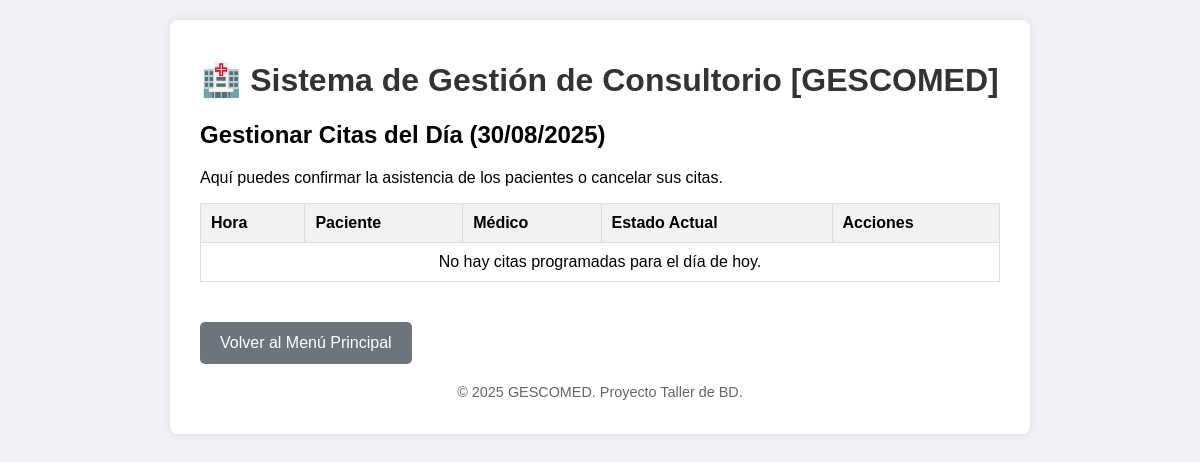
/app_php/gestionar_citas.php, run on an earlier commit of the app's database.
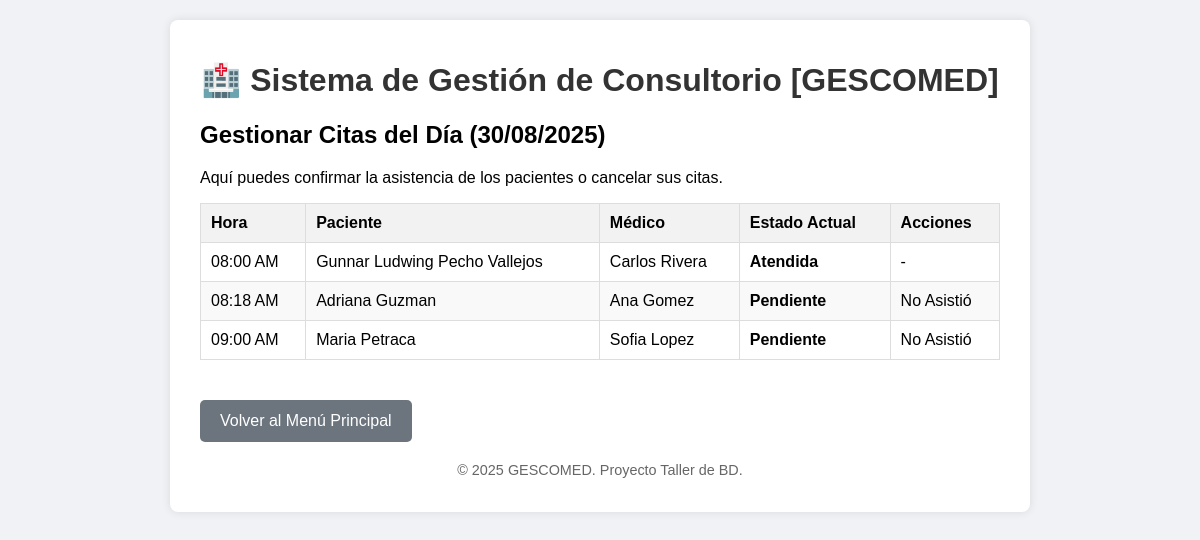
And on a later commit of the database.
### tables this page shows
CREATE TABLE `cita` (
  `id_cita` int(11) NOT NULL,
  `id_paciente` int(11) NOT NULL,
  `id_medico` int(11) NOT NULL,
  `fecha_cita` date NOT NULL,
  `hora_cita` time NOT NULL,
  `estado` enum('pendiente','atendida','cancelada') DEFAULT 'pendiente'
);

### app_php/gestionar_citas.php (the view, shortened to what this page needs)
<?php
require_once 'includes/db_connection.php';
try {
    $sql_citas_hoy = "SELECT
                        c.id_cita, c.hora_cita, c.estado,
                        CONCAT(p.nombre, ' ', p.apellido) AS nombre_paciente,
                        CONCAT(m.nombre, ' ', m.apellido) AS nombre_medico
                     FROM cita c
                     JOIN paciente p ON c.id_paciente = p.id_paciente
                     JOIN medico m ON c.id_medico = m.id_medico
                     WHERE c.fecha_cita = CURDATE()
                     ORDER BY c.hora_cita ASC";
    $citas_de_hoy = $pdo->query($sql_citas_hoy)->fetchAll();
} catch (PDOException $e) {
    $error_message = "Error al cargar las citas del día: " . $e->getMessage();
    $citas_de_hoy = [];
}
include 'includes/header.php';
?>
<h2>Gestionar Citas del Día (<?php echo date('d/m/Y'); ?>)</h2>
<p>Aquí puedes confirmar la asistencia de los pacientes o cancelar sus citas.</p>
<table class="report-table">
    <thead>
        <tr>
            <th>Hora</th>
            <th>Paciente</th>
            <th>Médico</th>
            <th>Estado Actual</th>
            <th>Acciones</th>
        </tr>
    </thead>
    <tbody>
        <?php if (count($citas_de_hoy) > 0): ?>
            <?php foreach ($citas_de_hoy as $cita): ?>
                <tr>
                    <td><?php echo htmlspecialchars(date('h:i A', strtotime($cita['hora_cita']))); ?></td>
                    <td><?php echo htmlspecialchars($cita['nombre_paciente']); ?></td>
                    <td><?php echo htmlspecialchars($cita['nombre_medico']); ?></td>
                    <td><strong><?php echo htmlspecialchars(ucfirst($cita['estado'])); ?></strong></td>
                    <td>
                        <?php
                        if ($cita['estado'] == 'pendiente') {
                            $hora_actual = new DateTime("now", new DateTimeZone('America/La_Paz'));
                            $hora_cita = new DateTime($cita['hora_cita']);
                            if ($hora_cita < $hora_actual) {
                                echo '<span class="status-ausente">No Asistió</span>';
                            }
                        } else {
                            echo '-';
                        }
                        ?>
                    </td>
                </tr>
            <?php endforeach; ?>
        <?php else: ?>
            <tr>
                <td colspan="5" style="text-align:center;">No hay citas programadas para el día de hoy.</td>
            </tr>
        <?php endif; ?>
    </tbody>
</table>
<a href="index.php" class="btn-secondary" style="display:inline-block; margin-top: 20px;">Volver al Menú Principal</a>
<?php include 'includes/footer.php'; ?>

### app_php/includes/header.php (shortened to what this page needs)
<!DOCTYPE html>
<html lang="es">
<head>
    <link rel="stylesheet" href="css/style.css">
</head>
<body>
<div class="container">
    <header>
        <h1>🏥 Sistema de Gestión de Consultorio [GESCOMED]</h1>
    </header>
    <main>

### app_php/includes/footer.php
</main>
    <footer>
        <p>&copy; <?php echo date("Y"); ?> GESCOMED. Proyecto Taller de BD.</p>
    </footer>
</div>
</body>
</html>

### app_php/css/style.css (style rules this page uses)
body { font-family: sans-serif; background-color: #f0f2f5; margin: 0; padding: 20px; }
.container { max-width: 800px; margin: auto; background: #fff; padding: 20px 30px; border-radius: 8px; box-shadow: 0 0 10px rgba(0,0,0,0.1); }
header h1 { text-align: center; color: #333; }
footer { text-align: center; margin-top: 20px; font-size: 0.9em; color: #666; }
.btn, .btn-secondary { padding: 12px 20px; border: none; border-radius: 5px; cursor: pointer; text-decoration: none; font-size: 1em; display: inline-block; }
.btn-secondary { background-color: #6c757d; color: white; }
.report-table { width: 100%; border-collapse: collapse; margin-bottom: 20px; }
.report-table th, .report-table td { border: 1px solid #ddd; padding: 10px; text-align: left; }
.report-table thead { background-color: #f2f2f2; font-weight: bold; }
.report-table tbody tr:nth-child(even) { background-color: #f9f9f9; }

What changed in the data, as far as the page shows it:
added cita: hora_cita "08:00 AM", nombre_paciente "Gunnar Ludwing Pecho Vallejos", nombre_medico "Carlos Rivera", estado "Atendida"
added cita: hora_cita "08:18 AM", nombre_paciente "Adriana Guzman", nombre_medico "Ana Gomez", estado "Pendiente", shows "No Asistió"
added cita: hora_cita "09:00 AM", nombre_paciente "Maria Petraca", nombre_medico "Sofia Lopez", estado "Pendiente", shows "No Asistió"
Also different on the page:
text no longer shown: "No hay citas programadas para el día de hoy."
